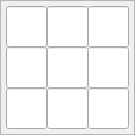
    <widget class="QFrame" name="bottom_middle_frame">
     <property name="geometry">
      <rect>
       <x>132</x>
       <y>262</y>
       <width>135</width>
       <height>135</height>
      </rect>
     </property>
     <property name="minimumSize">
      <size>
       <width>135</width>
       <height>135</height>
      </size>
     </property>
     <property name="maximumSize">
      <size>
       <width>135</width>
       <height>135</height>
      </size>
     </property>
     <property name="frameShape">
      <enum>QFrame::StyledPanel</enum>
     </property>
     <property name="frameShadow">
      <enum>QFrame::Raised</enum>
     </property>
     <layout class="QGridLayout" name="gridLayout_8">
      <property name="leftMargin">
       <number>5</number>
      </property>
      <property name="topMargin">
       <number>5</number>
      </property>
      <property name="rightMargin">
       <number>5</number>
      </property>
      <property name="bottomMargin">
       <number>5</number>
      </property>
      <property name="spacing">
       <number>0</number>
      </property>
      <item row="0" column="0">
       <widget class="QLineEdit" name="lineEdit_6_3">
        <property name="minimumSize">
         <size>
          <width>41</width>
          <height>41</height>
         </size>
        </property>
        <property name="maximumSize">
         <size>
          <width>41</width>
          <height>41</height>
         </size>
        </property>
        <property name="font">
         <font>
          <pointsize>12</pointsize>
         </font>
        </property>
        <property name="cursor">
         <cursorShape>IBeamCursor</cursorShape>
        </property>
        <property name="inputMask">
         <string/>
        </property>
        <property name="maxLength">
         <number>1</number>
        </property>
        <property name="alignment">
         <set>Qt::AlignCenter</set>
        </property>
       </widget>
      </item>
      <item row="0" column="1">
       <widget class="QLineEdit" name="lineEdit_6_4">
        <property name="minimumSize">
         <size>
          <width>41</width>
          <height>41</height>
         </size>
        </property>
        <property name="maximumSize">
         <size>
          <width>41</width>
          <height>41</height>
         </size>
        </property>
        <property name="font">
         <font>
          <pointsize>12</pointsize>
         </font>
        </property>
        <property name="cursor">
         <cursorShape>IBeamCursor</cursorShape>
        </property>
        <property name="inputMask">
         <string/>
        </property>
        <property name="maxLength">
         <number>1</number>
        </property>
        <property name="alignment">
         <set>Qt::AlignCenter</set>
        </property>
       </widget>
      </item>
      <item row="0" column="2">
       <widget class="QLineEdit" name="lineEdit_6_5">
        <property name="minimumSize">
         <size>
          <width>41</width>
          <height>41</height>
         </size>
        </property>
        <property name="maximumSize">
         <size>
          <width>41</width>
          <height>41</height>
         </size>
        </property>
        <property name="font">
         <font>
          <pointsize>12</pointsize>
         </font>
        </property>
        <property name="cursor">
         <cursorShape>IBeamCursor</cursorShape>
        </property>
        <property name="inputMask">
         <string/>
        </property>
        <property name="maxLength">
         <number>1</number>
        </property>
        <property name="alignment">
         <set>Qt::AlignCenter</set>
        </property>
       </widget>
      </item>
      <item row="1" column="0">
       <widget class="QLineEdit" name="lineEdit_7_3">
        <property name="minimumSize">
         <size>
          <width>41</width>
          <height>41</height>
         </size>
        </property>
        <property name="maximumSize">
         <size>
          <width>41</width>
          <height>41</height>
         </size>
        </property>
        <property name="font">
         <font>
          <pointsize>12</pointsize>
         </font>
        </property>
        <property name="cursor">
         <cursorShape>IBeamCursor</cursorShape>
        </property>
        <property name="inputMask">
         <string/>
        </property>
        <property name="maxLength">
         <number>1</number>
        </property>
        <property name="alignment">
         <set>Qt::AlignCenter</set>
        </property>
       </widget>
      </item>
      <item row="1" column="1">
       <widget class="QLineEdit" name="lineEdit_7_4">
        <property name="minimumSize">
         <size>
          <width>41</width>
          <height>41</height>
         </size>
        </property>
        <property name="maximumSize">
         <size>
          <width>41</width>
          <height>41</height>
         </size>
        </property>
        <property name="font">
         <font>
          <pointsize>12</pointsize>
         </font>
        </property>
        <property name="cursor">
         <cursorShape>IBeamCursor</cursorShape>
        </property>
        <property name="inputMask">
         <string/>
        </property>
        <property name="maxLength">
         <number>1</number>
        </property>
        <property name="alignment">
         <set>Qt::AlignCenter</set>
        </property>
       </widget>
      </item>
      <item row="1" column="2">
       <widget class="QLineEdit" name="lineEdit_7_5">
        <property name="minimumSize">
         <size>
          <width>41</width>
          <height>41</height>
         </size>
        </property>
        <property name="maximumSize">
         <size>
          <width>41</width>
          <height>41</height>
         </size>
        </property>
        <property name="font">
         <font>
          <pointsize>12</pointsize>
         </font>
        </property>
        <property name="cursor">
         <cursorShape>IBeamCursor</cursorShape>
        </property>
        <property name="inputMask">
         <string/>
        </property>
        <property name="maxLength">
         <number>1</number>
        </property>
        <property name="alignment">
         <set>Qt::AlignCenter</set>
        </property>
       </widget>
      </item>
      <item row="2" column="0">
       <widget class="QLineEdit" name="lineEdit_8_3">
        <property name="minimumSize">
         <size>
          <width>41</width>
          <height>41</height>
         </size>
        </property>
        <property name="maximumSize">
         <size>
          <width>41</width>
          <height>41</height>
         </size>
        </property>
        <property name="font">
         <font>
          <pointsize>12</pointsize>
         </font>
        </property>
        <property name="cursor">
         <cursorShape>IBeamCursor</cursorShape>
        </property>
        <property name="inputMask">
         <string/>
        </property>
        <property name="maxLength">
         <number>1</number>
        </property>
        <property name="alignment">
         <set>Qt::AlignCenter</set>
        </property>
       </widget>
      </item>
      <item row="2" column="1">
       <widget class="QLineEdit" name="lineEdit_8_4">
        <property name="minimumSize">
         <size>
          <width>41</width>
          <height>41</height>
         </size>
        </property>
        <property name="maximumSize">
         <size>
          <width>41</width>
          <height>41</height>
         </size>
        </property>
        <property name="font">
         <font>
          <pointsize>12</pointsize>
         </font>
        </property>
        <property name="cursor">
         <cursorShape>IBeamCursor</cursorShape>
        </property>
        <property name="inputMask">
         <string/>
        </property>
        <property name="maxLength">
         <number>1</number>
        </property>
        <property name="alignment">
         <set>Qt::AlignCenter</set>
        </property>
       </widget>
      </item>
      <item row="2" column="2">
       <widget class="QLineEdit" name="lineEdit_8_5">
        <property name="minimumSize">
         <size>
          <width>41</width>
          <height>41</height>
         </size>
        </property>
        <property name="maximumSize">
         <size>
          <width>41</width>
          <height>41</height>
         </size>
        </property>
        <property name="font">
         <font>
          <pointsize>12</pointsize>
         </font>
        </property>
        <property name="cursor">
         <cursorShape>IBeamCursor</cursorShape>
        </property>
        <property name="inputMask">
         <string/>
        </property>
        <property name="maxLength">
         <number>1</number>
        </property>
        <property name="alignment">
         <set>Qt::AlignCenter</set>
        </property>
       </widget>
      </item>
     </layout>
    </widget>
